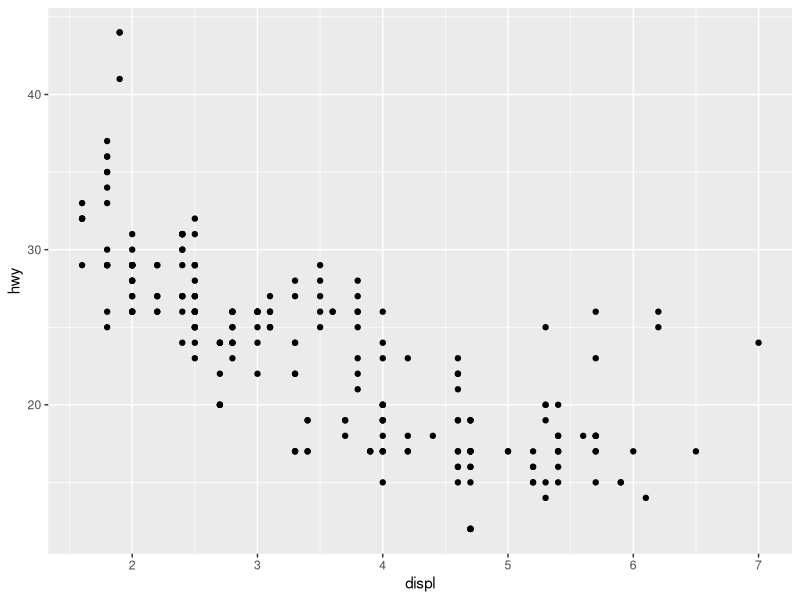
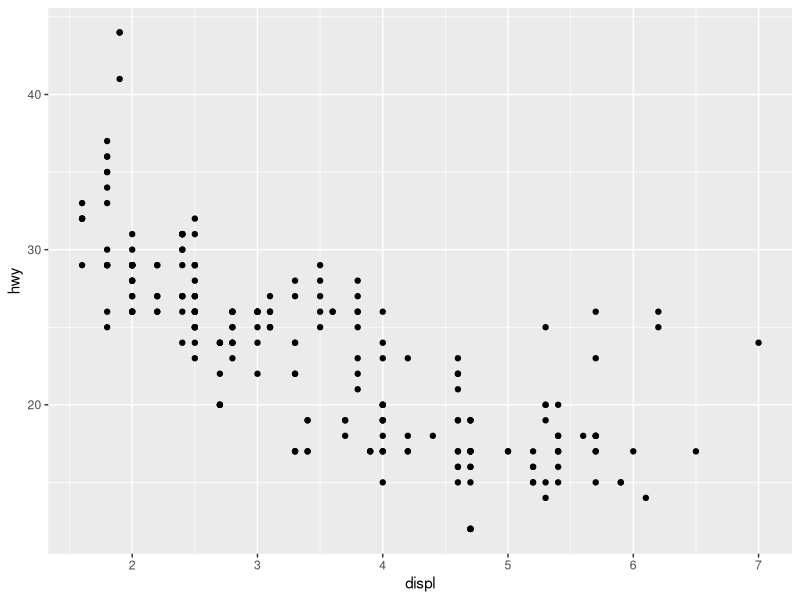
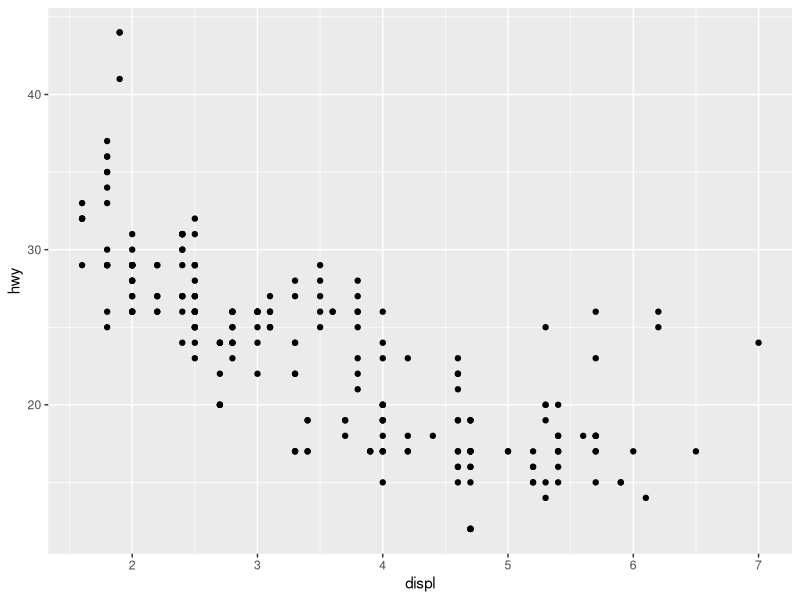
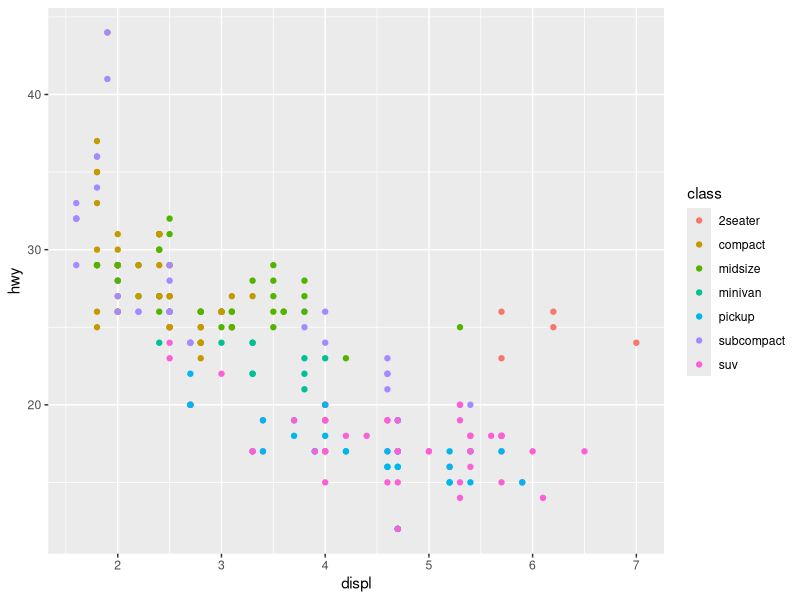
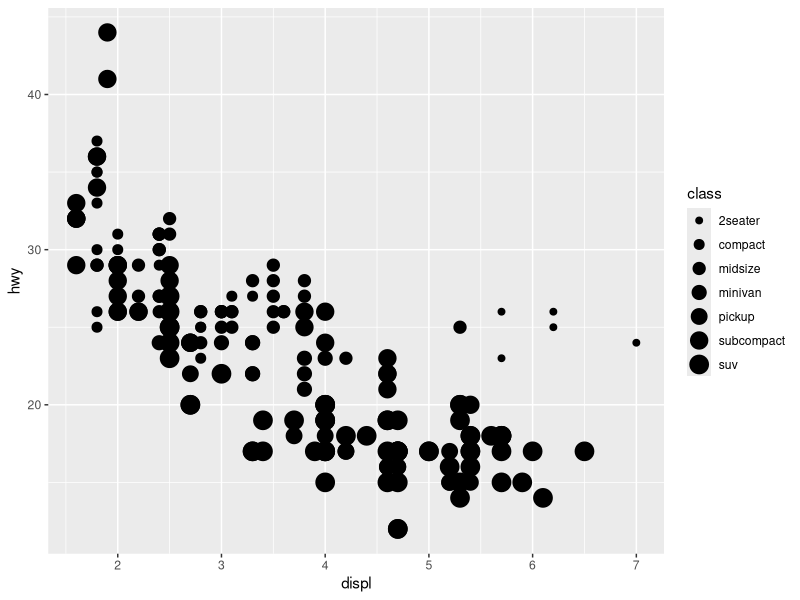
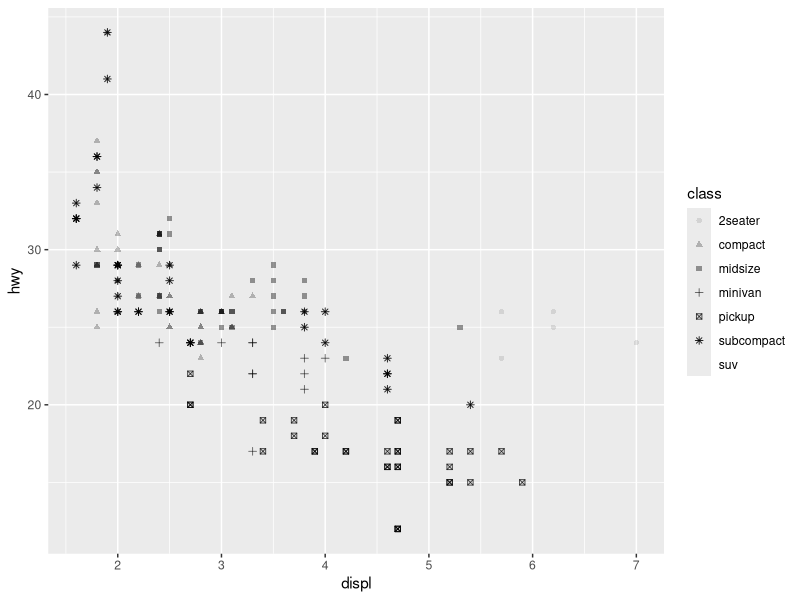
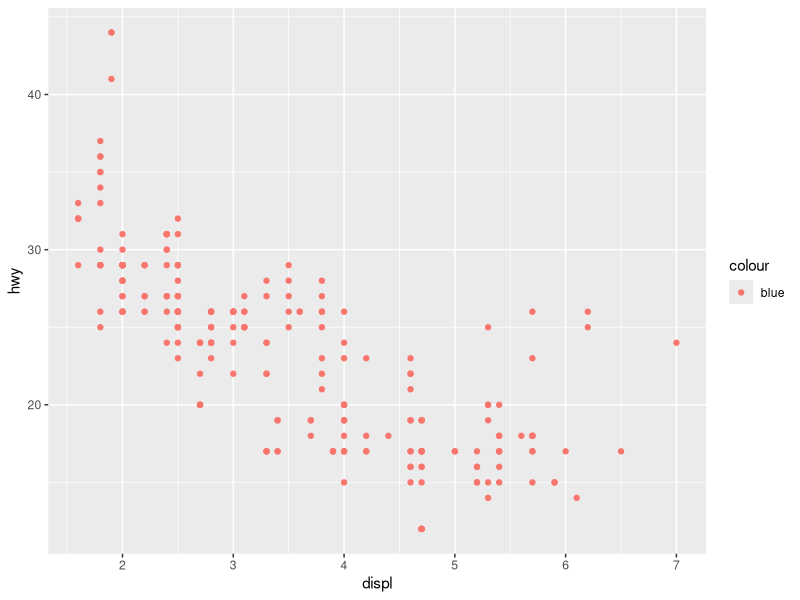
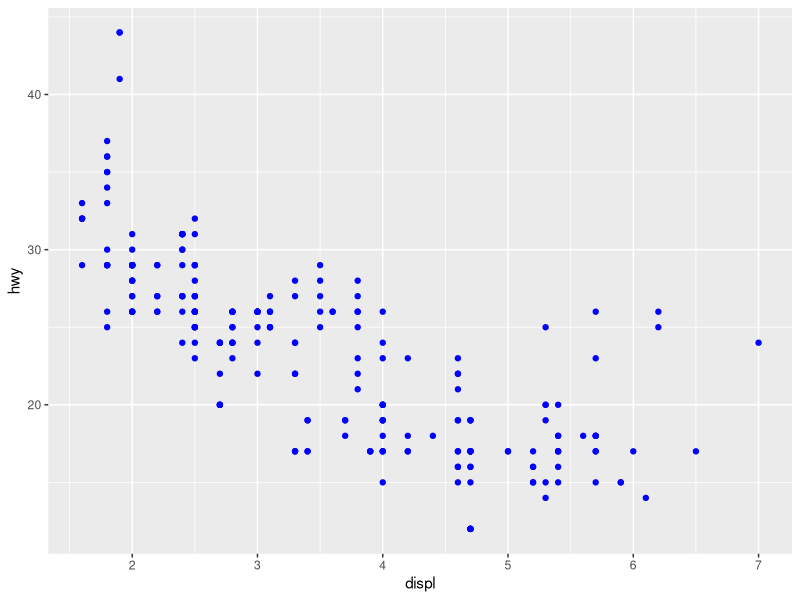

Recreate these plots in R, in order.
library(tidyverse)

#non-normal lai normal lanu z-score/z-transform use garne

mpg

ggplot(data=mpg) +
  geom_point(mapping = aes(x=displ, y=hwy))

ggplot(data=mpg, aes(x=displ, y=hwy)) + 
  geom_point()


ggplot(data=mpg)+
  aes(x=displ, y=hwy) + 
  geom_point()

#it seems like to have inverse relationship between these two data i.e. cars with big engines
# use more fuel

# This graph seems to be tentative linear so we can get Pearson correlation for confirmation
cor(mpg$displ, mpg$hwy)
# High degree of negative correlation (0.75-1 is high degree)

# Till now we got descriptive visual. Now we confirm using statistically valid by using cor hypothesis

# hypothesis maa sample maa vako data ra population maa vako data same ho vanxa... random sampling

# Ho (null hypothesis) : r=0 (r is pearson cor, R is spearman)  
# H1 (alternate ") : r!=0  (pearson cor)

# Ho : rho (ρ) =>   >0.05 (p-value, 0.05 error) ...yo correct kina vane hami population maa check garxum
# H1 : rho != 0   =>   <= 0.05

cor.test(mpg$displ, mpg$hwy)
# here, p-value < 2.2e-16
# is less than 0.05 so valid


# t-test t ~ (1-r^2) / sqrt(n-2)

#one way anova test for linear testing of relation

# Ho : p > 0.05 xa vane linear
# H1 : p <= 0.05

# 95% confidence error --  r +- 1.96 * SE(r) .... SE - standard error
# X^-(mean) +- 1.96 * SE(X-)........ SE(X-) = s.d/(sqrt(??))




ggplot(mpg, aes(x=displ, y=hwy, color=class)) + 
  geom_point()
#class variable in mpg


ggplot(mpg, aes(x=displ, y=hwy, size=class)) + 
  geom_point()



ggplot(mpg, aes(x=displ, y=hwy, alpha=class, shape=class)) + 
  geom_point()


ggplot(mpg, aes(x=displ, y=hwy, color="blue")) + 
  geom_point()

ggplot(mpg, aes(x=displ, y=hwy)) + 
  geom_point(color="blue")

# orange color when used in aes


# simpson paradox ?

ggplot(mpg) + 
  geom_point(aes(displ, hwy))+
  facet_wrap(~class, nrow = 2)



ggplot(mpg) + 
  geom_point(aes(displ, hwy))+
  facet_grid(drv~cyl)


ggplot(mpg) + 
  geom_point(aes(displ, hwy))+
  facet_grid(drv~.)


ggplot(mpg) + 
  geom_point(aes(displ, hwy))+
  facet_grid(.~cyl)


ggplot(mpg) + 
  geom_smooth(aes(displ, hwy))
# loess curve


ggplot(mpg) + 
  geom_smooth(aes(displ, hwy, linetype=drv))


ggplot(mpg, aes(displ, hwy, linetype=drv)) + 
  geom_point(aes(color=class)) +
  geom_smooth(data=filter(mpg, class=="subcompact"), fe=FALSE)


ggplot(diamonds)+
  stat_count(aes(cut))

ggplot(diamonds)+
  geom_bar(aes(cut))




ggplot(diamonds) + 
  stat_summary(mapping=aes(cut,depth))


ggplot(diamonds) + 
  stat_summary(
    mapping=aes(cut,depth),
    fun.min = min,
    fun.max = max,
    fun = median
  )


ggplot(diamonds)+
  geom_bar(aes(cut, colour=cut))


ggplot(diamonds)+
  geom_bar(aes(cut, fill=cut))


ggplot(diamonds)+
  geom_bar(aes(cut, fill=clarity))
#stack maa vayera basda tyaslai position adjustment vanxa


ggplot(diamonds, aes(cut, fill=clarity))+
  geom_bar(alpha=1/5, position = "identity")



ggplot(diamonds, aes(cut, color=clarity))+
  geom_bar(fill=NA, position = "identity")
